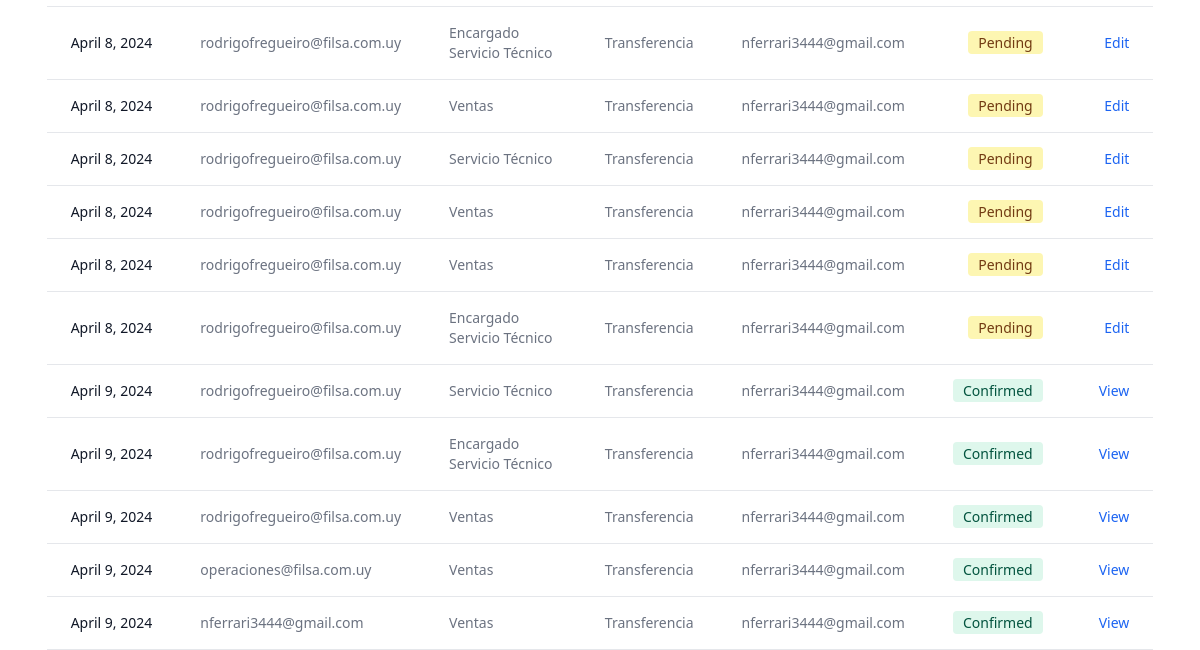
Page /tasks/ (signed in, lower part) on the earlier database version.
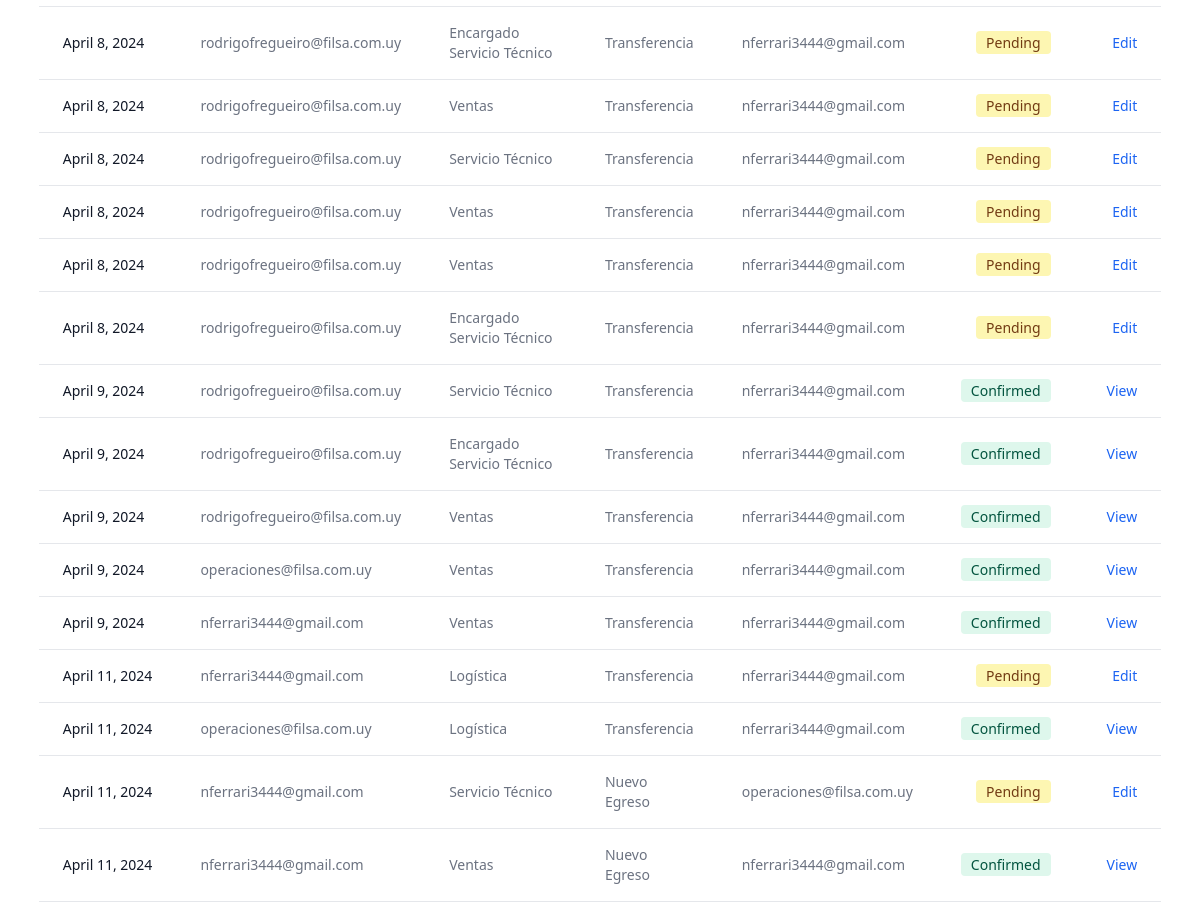
Same page on the later database version.
### filsa/models.py (models this page shows)
class Tasks(models.Model):
    STATUS = [('Pending','Pending'),
              ('Confirmed','Confirmed')]
    DEPARTMENT = [('Ventas','Ventas'),
                ('Dirección', 'Dirección'),
                ('Administración', 'Administración'),
                 ('Encargado Servicio Técnico', 'Encargado Servicio Técnico'),
                ('Servicio Técnico', 'Servicio Técnico'),
                ('Logística','Logística')
                ]
    MOTIVOSINGRESO = [('Devolución Mercadería', 'Devolución Mercadería'),
                ('Importación', 'Importación'),
                 ('Compra en Plaza', 'Compra en Plaza'),
                 ('Armado Nuevo Producto', 'Armado Nuevo Producto' )]
    MOTIVOSEGRESO = [('Servicio Técnico', 'Servicio Técnico'),
                     ('Planta de Armado', 'Planta de Armado'),
                      ('Ventas', 'Ventas'),
                       ('Mantenimiento', 'Mantenimiento') ]
    task_id = models.AutoField(primary_key=True)
    receptor = models.ForeignKey(CustomUser, on_delete=models.CASCADE, related_name='receptor',  blank=True, null=True)
    issuer = models.ForeignKey(CustomUser, on_delete=models.CASCADE, related_name='issuer', blank=True, null=True)
    status = models.CharField(max_length=30, choices= STATUS, default='Pending')
    department = models.CharField(max_length=30, choices = DEPARTMENT, default='Sales')
    date = models.DateField(verbose_name=u"Fecha")
    deliveryDate = models.DateField(verbose_name=u"Fecha", default = '1970-01-01')
    motivoIngreso = models.CharField(max_length=30, choices = MOTIVOSINGRESO) # default='Transferencia Depósitos')
    motivoEgreso = models.CharField(max_length=30, choices = MOTIVOSEGRESO) #default='Transferencia Depósitos')
    warehouseProduct = models.ForeignKey(WarehousesProduct, on_delete= models.CASCADE, blank=True, null=True)
    actionType = models.CharField(max_length=20,  default='Inbound')
    observations = models.CharField(max_length=500, null=True, blank= True)

class CustomUser( AbstractBaseUser , PermissionsMixin ):
    class Meta:
        verbose_name = 'Usuarios'
        verbose_name_plural = 'Usuarios'
    username = models.CharField(max_length=40, verbose_name="Usuario")
    password = models.CharField(max_length=100)
    email = models.EmailField(max_length=40, blank=False, unique=True,
                              default='', error_messages =
                                {'required': 'Please provide your email address.',
                  'unique': 'An account with this email exist'}, verbose_name="Correo")
    departamento = models.CharField(max_length=30,  default='Sales', verbose_name="Departamento")
    role = models.CharField(max_length=40,  blank=True, null=True, verbose_name= "Rol")
    is_staff = models.BooleanField(default=False)
    is_superuser = models.BooleanField(default=False)
    is_active = models.BooleanField(default=True)
    USERNAME_FIELD = 'email'
    REQUIRED_FIELDS = ['username']
    objects = CustomUserManager()

### filsa/views.py (the view)
# urls.py: path('tasks/', TaskListView.as_view() , name='tasks'),
class TaskListView(LoginRequiredMixin, generic.ListView):
    template_name = 'tasks.html'
    model = Tasks
    def get_queryset(self) -> QuerySet[Any]:
        user_is_staff = self.request.user.is_staff
        if user_is_staff:
            self.tasks = Tasks.objects.all() # , actionType='Nueva Solicitud')
            return self.tasks
        print('user is superuser', self.request.user.is_superuser)
        user_group = self.request.user.groups.values_list('name',flat = True)[0].strip()
        print('user_group', user_group)
        if user_group == 'Tecnico':
            tasks = ["Transferencia","Confirma Transferencia"]
        elif user_group == 'Comercial':
            tasks = ["Nuevo Egreso", "Confirma Egreso"]
        else:
            tasks = ["Transferencia","Confirma Transferencia", "Nuevo Ingreso", "Confirma Ingreso", "Nuevo Egreso", "Confirma Egreso"]
        self.tasks = Tasks.objects.filter(actionType__in = tasks) #filter(status='Pending') # , actionType='Nueva Solicitud')
        return self.tasks
    def get_context_data(self, **kwargs):
        context = super(TaskListView, self).get_context_data(**kwargs)
        context['tasks'] = self.tasks
        return context

### filsa/templates/tasks.html (shortened to what this page needs)
{% extends '_base.html' %}
{% load static %}
{% block content %}
<div class="w-full px-4 relative overflow-x-auto mt-10 sm:rounded-lg">
    <table class="py-8 px-4 mx-auto max-w-2xl lg:py-16 text-sm text-left rtl:text-right text-gray-500 dark:text-gray-400">
        <tbody>
            {% for task in tasks %}
            <tr class="bg-white border-b dark:bg-gray-800 dark:border-gray-700">
                <th scope="row" class="px-6 py-4 font-medium text-gray-900 whitespace-nowrap dark:text-white">
                    {{task.date}}
                </th>
                <td class="px-6 py-4">
                    {{task.issuer}}
                </td>
                <td class="px-6 py-4">
                    {{task.department}}
                </td>
                <td class="px-6 py-4">
                    {{task.actionType}}
                </td>
                <td class="px-6 py-4">
                    {{task.receptor}}
                </td>
                    {% if task.status == 'Pending' %}
                    <td class="px-6 py-4 text-right">
                        <span class="bg-yellow-100 text-yellow-800 text-sm font-medium me-2 px-2.5 py-0.5 rounded dark:bg-yellow-900 dark:text-yellow-300">{{task.status}}</span>
                    </td>
                    {% else %}
                    <td class="px-6 py-4 text-right">
                    <span class="bg-green-100 text-green-800 text-sm font-medium me-2 px-2.5 py-0.5 rounded dark:bg-green-900 dark:text-green-300">{{task.status}}</span>
                </td>
                {% endif %}
                {% if task.actionType == 'Nuevo Egreso' and task.status == 'Pending' %}
                <td class="px-6 py-4 text-right">
                    <a href="{% url 'outbounddelivery' requested_id=task.task_id %}"  class="font-medium text-blue-600 dark:text-blue-500 hover:underline">Edit</a>
                </td>
                {% elif task.actionType == 'Nuevo Egreso' and task.status == 'Confirmed' %}
                <td class="px-6 py-4 text-right">
                    <a href="{% url 'outboundconfirmed' requested_id=task.task_id %}"  class="font-medium text-blue-600 dark:text-blue-500 hover:underline">View</a>
                </td>
                {% elif task.actionType == 'Nuevo Ingreso' and task.status == 'Pending' %}
                <td class="px-6 py-4 text-right">
                    <a href="{% url 'inboundreception' requested_id=task.task_id %}"  class="font-medium text-blue-600 dark:text-blue-500 hover:underline">Edit</a>
                </td>
                {% elif task.actionType == 'Nuevo Ingreso' and task.status == 'Confirmed' %}
                <td class="px-6 py-4 text-right">
                    <a href="{% url 'inboundconfirmed' requested_id=task.task_id %}"  class="font-medium text-blue-600 dark:text-blue-500 hover:underline">View</a>
                </td>
                {% elif task.actionType == 'Transferencia' and task.status == 'Pending' %}
                <td class="px-6 py-4 text-right">
                    <a href="{% url 'transferreception' requested_id=task.task_id %}"  class="font-medium text-blue-600 dark:text-blue-500 hover:underline">Edit</a>
                </td>
                {% elif task.actionType == 'Transferencia' and task.status == 'Confirmed' %}
                <td class="px-6 py-4 text-right">
                    <a href="{% url 'transferconfirmed' requested_id=task.task_id %}"  class="font-medium text-blue-600 dark:text-blue-500 hover:underline">View</a>
                </td>
                 {% endif %}
            </tr>
            {% endfor %}
        </tbody>
    </table>
</div>
  {% endblock content %}

### filsa/templates/_base.html (shortened to what this page needs)
{% load compress %}
{% load static %}
{% load grouptag %}
<!DOCTYPE html>
<html lang="en">
<head>
<link rel="stylesheet" href="https://ajax.googleapis.com/ajax/libs/jqueryui/1.11.4/themes/smoothness/jquery-ui.css">
    {% compress css %}
 <link rel="stylesheet" href="{% static 'src/output.css' %}">
    {% endcompress %}
</head>
 {% block content %}
 {% endblock content %}
</body>
</html>

Differences in the rows shown:
added Tasks: date "April 11, 2024", issuer "nferrari3444@gmail.com", department "Logística", actionType "Transferencia", receptor "nferrari3444@gmail.com", status "Pending", shows "Edit"
added Tasks: date "April 11, 2024", issuer "operaciones@filsa.com.uy", department "Logística", actionType "Transferencia", receptor "nferrari3444@gmail.com", status "Confirmed", shows "View"
added Tasks: date "April 11, 2024", issuer "nferrari3444@gmail.com", department "Servicio Técnico", actionType "Nuevo Egreso", receptor "operaciones@filsa.com.uy", status "Pending", shows "Edit"
added Tasks: date "April 11, 2024", issuer "nferrari3444@gmail.com", department "Ventas", actionType "Nuevo Egreso", receptor "nferrari3444@gmail.com", status "Confirmed", shows "View"
